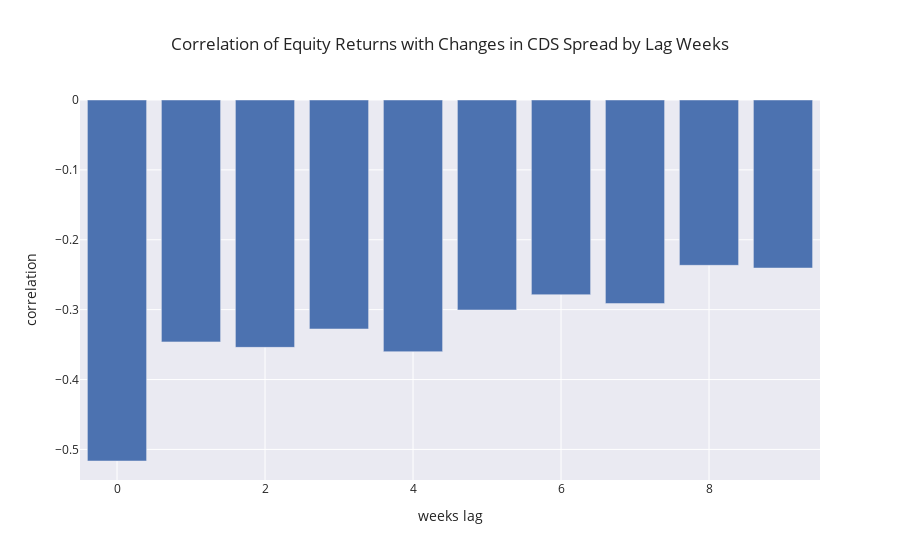

Here is the notebook cell this chart was saved with:
### Markdown cell above
As a first pass, let's take a look at the correlation of weekly equity price returns and returns on CDS spreads at lags of 0, one and two weeks. This shows that the corelation in the same week is over 50%, but a good portion of that is likely forward looking. Interestingly, after that, at lags from one to four weeks, the correlation is quite similar. That could indicate that the lag relationship is most often ocurring within the week as discussed above, or there is a more muted lag effect that can play out over a longer period of time. Based on the apparent similarity of movements in the two charts above, my initial hypothesis is that the prices actually adjust more quickly and that by using the relatively long period of a week, we are missing it.

### Code cell
corrs = [df_data.r_spread.corr(df_data.r_equity.shift(w)) for w in range(10)]
utils.px.bar(
    x=list(range(10)),
    y=corrs,
    title="Correlation of Equity Returns with Changes in CDS Spread by Lag Weeks",
    labels=dict(y="correlation", x="weeks lag")
)

### Figure 1 — Plotly figure (JSON) as saved in the notebook; plotly's stock layout.template omitted (floating-point values rounded to 4 significant figures)
{"data": [{"alignmentgroup": "True", "hovertemplate": "weeks lag=%{x}<br>correlation=%{y}<extra></extra>", "legendgroup": "", "marker": {"color": "rgb(76,114,176)"}, "name": "", "offsetgroup": "", "orientation": "v", "showlegend": false, "textposition": "auto", "type": "bar", "x": [0, 1, 2, 3, 4, 5, 6, 7, 8, 9], "xaxis": "x", "y": [-0.5166, -0.3462, -0.354, -0.3277, -0.3601, -0.3005, -0.2786, -0.2913, -0.2366, -0.2405], "yaxis": "y"}], "layout": {"barmode": "relative", "legend": {"tracegroupgap": 0}, "title": {"text": "Correlation of Equity Returns with Changes in CDS Spread by Lag Weeks"}, "xaxis": {"anchor": "y", "domain": [0, 1], "title": {"text": "weeks lag"}}, "yaxis": {"anchor": "x", "domain": [0, 1], "title": {"text": "correlation"}}}}
